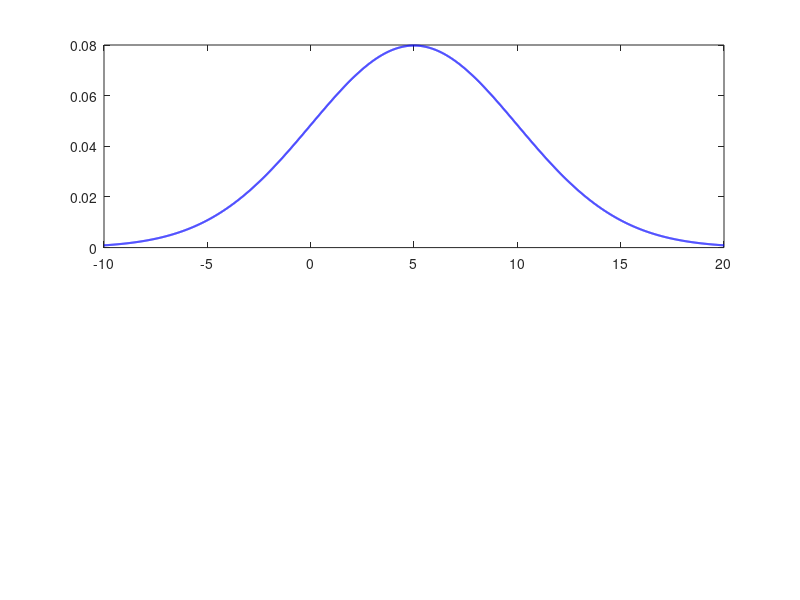

Write MATLAB code to recreate this figure. (Note: this script raises an error after producing the figure.)
m = input('Introduceți parametrul m: ');
sigma = input('Introduceți parametrul sigma: ');

x = m - 3 * sigma : 0.01 : m + 3 * sigma;

figure;

% Graficul PDF
pdf_values = normpdf(x, m, sigma);
subplot(2, 1, 1);
plot(x, pdf_values, 'b', 'LineWidth', 1.5);
title(['PDF pentru distribuția t-Student cu n = ', num2str(n)]);
xlabel('x');
ylabel('f(x)');
grid on;

% Graficul CDF
cdf_values = normcdf(x, m, sigma);
subplot(2, 1, 2);
plot(x, cdf_values, 'g', 'LineWidth', 1.5);
title(['CDF pentru distribuția t-Student cu n = ', num2str(n)]);
xlabel('x');
ylabel('F(x)');
grid on;